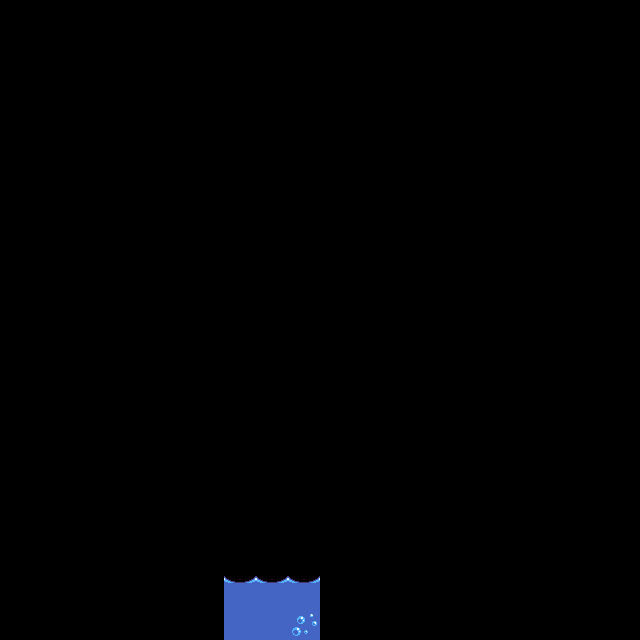

Rendered tile map (Tiled .tmx) drawn with the repository's tilesets; below, a short description and the map source with its tile grids summarised:
An orthogonal 20x20 tile map with 32x32 px tiles, 1 tile layer (water), 1 hidden layer not drawn, 3 tilesets and 44 objects (2x teleport, kill_zone, drawbridge, red_cage, exit_door, ...).

<map version="1.11" tiledversion="1.12.2" orientation="orthogonal" renderorder="right-down" width="20" height="20" tilewidth="32" tileheight="32" infinite="0" nextlayerid="22" nextobjectid="114">
 <properties>
  <property name="background" value="night_forest" />
  <property name="description" value="A compact test level" />
  <property name="name" value="Sandbox" />
  <property name="players" type="int" value="1" />
 </properties>
 <tileset firstgid="1" source="../editor/tileset_generic_platformer_tiles.tsx" />
 <tileset firstgid="145" source="../editor/tileset_props.tsx" />
 <tileset firstgid="160" source="../editor/tileset_levels.tsx" />
 <objectgroup id="21" name="level" locked="1">
  <object id="111" gid="160" x="0" y="637" width="638" height="638" />
 </objectgroup>
 <layer id="1" name="ground" width="20" height="20" visible="0">
  <properties>
   <property name="collision" type="bool" value="false" />
  </properties>
  <data>[400 cells, 88 non-empty, 10 distinct tile ids]</data>
 </layer>
 <layer id="14" name="water" width="20" height="20">
  <data>[400 cells, 6 non-empty, 3 distinct tile ids]</data>
 </layer>
 <objectgroup id="16" name="ladder">
  <object id="95" template="../editor/ladder.tx" x="128" y="384" />
  <object id="96" template="../editor/ladder.tx" x="128" y="352" />
  <object id="97" template="../editor/ladder.tx" x="128" y="320" />
  <object id="98" template="../editor/ladder.tx" x="128" y="288" />
  <object id="99" template="../editor/ladder.tx" x="128" y="256" />
  <object id="100" template="../editor/ladder.tx" x="128" y="224" />
  <object id="101" template="../editor/ladder.tx" x="160" y="512" />
  <object id="102" template="../editor/ladder.tx" x="160" y="480" />
  <object id="103" template="../editor/ladder.tx" x="160" y="448" />
  <object id="104" template="../editor/ladder.tx" x="160" y="416" />
 </objectgroup>
 <objectgroup id="19" name="kill">
  <object id="78" name="water_kill" type="kill_zone" x="224" y="592" width="96" height="112">
   <properties>
    <property name="deathType" value="water" />
   </properties>
  </object>
 </objectgroup>
 <objectgroup id="13" name="game">
  <object id="86" template="../editor/drawbridge.tx" name="drawbridge" x="352" y="192" />
  <object id="26" template="../editor/teleport.tx" name="teleport" type="teleport" x="193.683" y="511.321">
   <properties>
    <property name="target" type="object" value="63" />
   </properties>
  </object>
  <object id="36" template="../editor/coin.tx" x="480" y="352">
   <properties>
    <property name="image" type="file" value="../img/coins.png" />
   </properties>
  </object>
  <object id="38" template="../editor/spawn.tx" x="96" y="192" />
  <object id="41" template="../editor/cage.tx" name="red_cage" x="32" y="384">
   <properties>
    <property name="image" type="file" value="../img/cage/cage.png" />
    <property name="path" type="object" value="67" />
    <property name="spawn_type" value="bird" />
   </properties>
  </object>
  <object id="43" template="../editor/exit_door.tx" name="exit_door" x="416" y="192">
   <properties>
    <property name="actor_count" type="int" value="2" />
   </properties>
  </object>
  <object id="44" template="../editor/switch.tx" name="switch" x="288" y="192">
   <properties>
    <property name="image" type="file" value="../img/entity_switch.png" />
   </properties>
  </object>
  <object id="106" template="../editor/mover_platform.tx" name="mover_platform" x="320" y="384">
   <properties>
    <property name="path" type="object" value="105" />
    <property name="pause" type="float" value="0.5" />
    <property name="speed" type="float" value="50" />
   </properties>
  </object>
  <object id="107" template="../editor/switch.tx" name="mover_switch" x="384" y="352">
   <properties>
    <property name="target" type="object" value="106" />
   </properties>
  </object>
  <object id="62" template="../editor/key.tx" name="red_key" x="96" y="384">
   <properties>
    <property name="image" type="file" value="../img/entity_key.png" />
   </properties>
  </object>
  <object id="63" template="../editor/teleport.tx" name="teleport" type="teleport" x="384" y="544">
   <properties>
    <property name="target" type="object" value="26" />
   </properties>
  </object>
  <object id="68" template="../editor/jump_pad.tx" x="192" y="384">
   <properties>
    <property name="image" type="file" value="../img/entity_jump_pad.png" />
    <property name="path" type="object" value="73" />
   </properties>
  </object>
  <object id="93" template="../editor/blocker.tx" name="blocker" x="256" y="224" />
  <object id="94" template="../editor/switch.tx" name="blocker_switch" x="192" y="192">
   <properties>
    <property name="target" type="object" value="93" />
   </properties>
  </object>
  <object id="87" name="robot" type="npc_robot" x="29.9128" y="480.308" width="32" height="30.2203" />
  <object id="88" name="spider" type="npc_spider" x="416.205" y="317.467" width="32" height="32" />
  <object id="91" template="../editor/story.tx" x="576" y="544">
   <properties>
    <property name="text" value="Looking through the cracked green glass reveals shimmering blue lines carved into the floorboards. Someone mapped out these portal paths long before the clockwork patrols arrived... but who were they trying to lead?" />
   </properties>
  </object>
  <object id="92" template="../editor/story.tx" x="352" y="352">
   <properties>
    <property name="text" value="The inside of this automaton engine isn't made of pistons—it’s an empty nest lined with soft wool and old ribbons. Whatever was kept inside here was taken out very recently." />
   </properties>
  </object>
  <object id="109" template="../editor/replicator.tx" name="replicator" x="512" y="384">
   <properties>
    <property name="maxSpawns" type="int" value="3" />
   </properties>
  </object>
  <object id="110" template="../editor/switch.tx" name="replicator_switch" x="448" y="544">
   <properties>
    <property name="target" type="object" value="109" />
   </properties>
  </object>
  <object id="112" template="../editor/key.tx" x="608" y="256">
   <properties>
    <property name="color" value="blue" />
   </properties>
  </object>
  <object id="113" template="../editor/cage.tx" x="512" y="256">
   <properties>
    <property name="color" value="blue" />
   </properties>
  </object>
 </objectgroup>
 <objectgroup id="18" name="waypoints">
  <object id="73" name="jump_path" x="208" y="384">
   <polyline points="0,0 16,-48 48,-80 96,-96 128,-88 152,-64 160,-32" />
  </object>
  <object id="105" name="mover_path" x="192" y="288">
   <polyline points="144,256 96,192 144,64" />
  </object>
 </objectgroup>
 <objectgroup id="15" name="collision">
  <properties>
   <property name="collision" type="bool" value="true" />
  </properties>
  <object id="53" x="96" y="192" width="256" height="32" />
  <object id="84" x="384" y="192" width="96" height="32" />
  <object id="54" x="32" y="192" width="32" height="32" />
  <object id="55" x="448" y="256" width="192" height="32" />
  <object id="56" x="352" y="352" width="160" height="32" />
  <object id="57" x="0" y="384" width="224" height="32" />
  <object id="58" x="0" y="512" width="224" height="128" />
  <object id="59" x="320" y="544" width="320" height="96" />
 </objectgroup>
</map>
